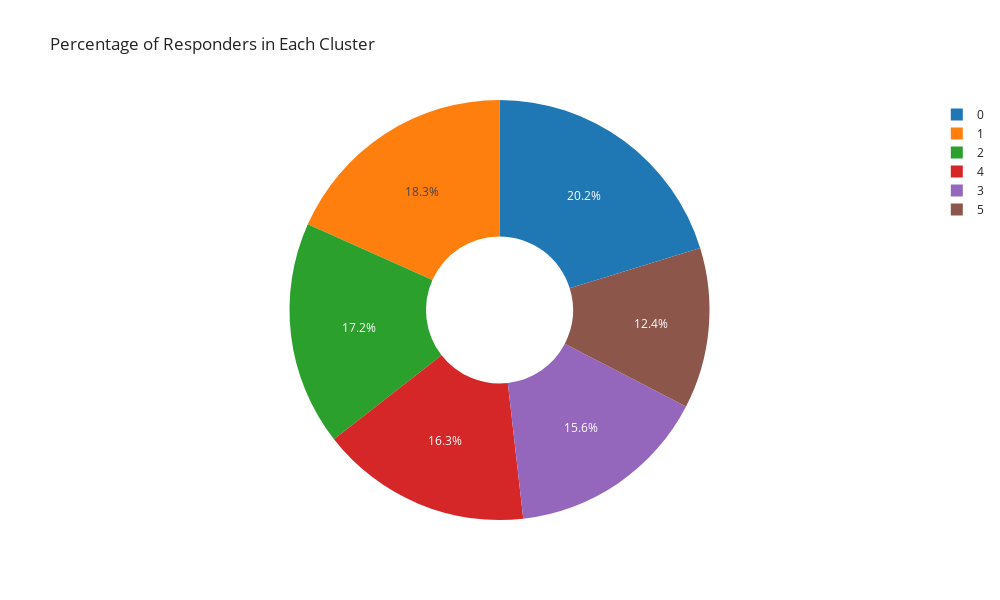

Notebook code cell kept with this figure:
### Code cell
cluster_counts = fa_clusters['cluster'].value_counts().reset_index()
cluster_counts = cluster_counts.rename(columns={'index':'Cluster', 'cluster':'Count'})
cluster_counts

fig = px.pie(
    cluster_counts,
    values='Count', 
    names='Cluster', 
    hole=0.35,
    title='Percentage of Responders in Each Cluster',
    template='simple_white',
    width=1000,
    height=600,
    )
fig.show()

### Figure 1 — Plotly figure (JSON) as saved in the notebook; plotly's stock layout.template omitted (floating-point values rounded to 4 significant figures)
{"data": [{"domain": {"x": [0, 1], "y": [0, 1]}, "hole": 0.35, "hovertemplate": "Cluster=%{label}<br>Count=%{value}<extra></extra>", "labels": [0, 1, 2, 4, 3, 5], "legendgroup": "", "name": "", "showlegend": true, "type": "pie", "values": [493, 446, 420, 396, 380, 301]}], "layout": {"height": 600, "legend": {"tracegroupgap": 0}, "title": {"text": "Percentage of Responders in Each Cluster"}, "width": 1000}}
